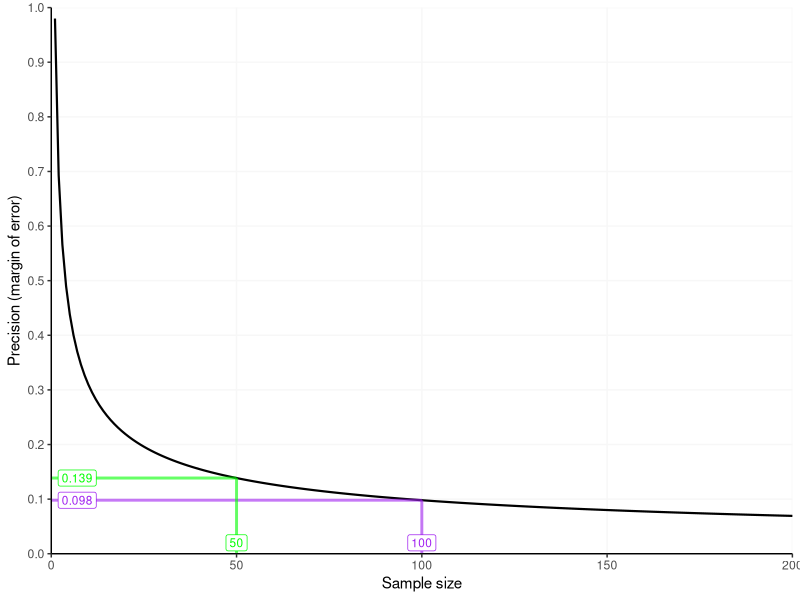

R code for this plot:
# This script will run a precision analysis to help with sample size planning 
# when you wish to estimate a proportion using Wald confidence intervals

# Load libraries ---------------------------------

library(tidyverse)

# Define functions ---------------------------------

# Define function for computing margin of error (MOE) assuming a 95% confidence interval (Z = 1.96)
# If the population size is known, it can be specified and a finite population correction will be applied.
# Otherwise, if the population size in unknown, no correction is applied (the default).
marginOfError <- function(expectedProportion,criticalValue,populationSize = Inf,sampleSize){
  P <- expectedProportion
  Z <- criticalValue
  n <- sampleSize
  N <- populationSize
  MOE <- Z*sqrt(P*(1-P)/n) # compute margin of error
  if(N != Inf){ # if user has specified a population size
    FPC <- sqrt((N-n)/(N-1)) # calculate a finite population correction (FPC) factor
    MOE <- MOE*FPC # adjust the MOE with the FPC
  }
  return(MOE)
}

# define function to plot a precision curve for given proportion and sample size (95% confidence interval assumed).
precisionCurve <- function(expectedProportion,criticalValue,populationSize = Inf,sampleSize){
  sampleSizeVector <- seq(1:(sampleSize*2)) # vector of sample sizes for X axis (by default will show a curve for 2x the specified sample size)
  moeVector <- # computer a vector of margin-of-errors (MOEs)
    unlist( # map returns a list so this converts it to a vector
      map( # instead of a for loop
        .x = sampleSizeVector, # vector of values to input into function
        .f = marginOfError, # specify function. N will come from the vector above.
        expectedProportion = expectedProportion, # taking this value via precisionCurve
        criticalValue = criticalValue, # taking this value via precisionCurve
        populationSize = populationSize # taking this value via precisionCurve
      ) 
    ) 
  
  df <- data.frame(sampleSize = sampleSizeVector,precision = moeVector)
  
  # build plot
  plot <- ggplot(data = df, aes(x = sampleSize, y = precision)) +
    geom_line(colour = 'black', size = .75) +
    theme_classic() +
    ylab('Precision (margin of error)') +
    xlab('Sample size') +
    scale_x_continuous(expand = c(0.0, 0), limits = c(0,max(sampleSizeVector))) +
    scale_y_continuous(expand = c(0.0, 0), limits = c(0,1), breaks = seq(0,1,0.1)) +
    theme(panel.grid.major = element_line(colour="grey97", size=0.5))
  
  return(plot)
}

# Tests ---------------------------------

# As a sanity check on the moe formula above, moes can be checked against those produced by the samplingbook package
# NOT RUN
# library(samplingbook)
# samplingbook::sample.size.prop(
#   e <- 0.1,  # specify moe
#   P <-.5, # specify expected proportion
#   N <- Inf, # specify *population size*. NB — this is *not* the target sample size. It is Inf by default but can be changed if you know the size of the population. In which case a finite population correction will be applied.
#   level <- .95 # specify level of coverage (.95 for a 95% confidence interval)
# )

# Run a precision analysis  ---------------------------------

# Enter desired values here
expectedProportion <- 0.5 # use 0.5 for the most conservative sample size estimate (see Gelman & Hill, 2006, p. 442).
criticalValue <- 1.96 # use z = 1.96 for a 95% confidence interval
populationSize <- Inf # If population size is known, apply finite population correction, otherwise use Inf

sampleSize1 <- 100 # target sample size

# Run the code below to get the relevant margin of error
moe1 <- marginOfError(expectedProportion, criticalValue, populationSize, sampleSize1)
print(paste0(
'The margin of error of a 95% confidence interval for an expected proportion of ',expectedProportion,
' and a sample size of ',sampleSize1,' is ', round(moe1,3)))

# You can get another moe for comparison (you can obviously do this as many times as you like)

# Enter desired values here
sampleSize2 <- 50 # target sample size

moe2 <- marginOfError(expectedProportion, criticalValue, populationSize, sampleSize2)
print(paste0(
  'The margin of error of a 95% confidence interval for an expected proportion of ',expectedProportion,
  ' and a sample size of ',sampleSize2,' is ', round(moe2,3)))

# We can also plot a precision curve showing precision (margin of error) as a function of sample size.
# We'll annotate the plot with the parameters above

precisionCurve(expectedProportion, criticalValue, populationSize, sampleSize1) +
  # this code annotates the precision curve with the moes computed above
  annotate("segment", x = sampleSize1, xend = sampleSize1, y = 0, yend = moe1, colour = "purple", size=1, alpha=0.6) +
  annotate("segment", x = 0, xend =  sampleSize1, y = moe1, yend = moe1, colour = "purple", size=1, alpha=0.6) +
  annotate("label", x = 7, y = moe1, colour = "purple", size=3, alpha=1, label = round(moe1,3)) +
  annotate("label", x = sampleSize1, y = 0.02, colour = "purple", size=3, alpha=1, label = sampleSize1) + 

  annotate("segment", x = sampleSize2, xend = sampleSize2, y = 0, yend = moe2, colour = "green", size=1, alpha=0.6) +
  annotate("segment", x = 0, xend =  sampleSize2, y = moe2, yend = moe2, colour = "green", size=1, alpha=0.6) +
  annotate("label", x = 7, y = moe2, colour = "green", size=3, alpha=1, label = round(moe2,3)) +
  annotate("label", x = sampleSize2, y = 0.02, colour = "green", size=3, alpha=1, label = sampleSize2) 

# References  ---------------------------------

# Gelman, A., & Hill, J. (2007). Data analysis using regression and multilevel/hierarchical models. Cambridge University Press.
# Rothman, K. J., & Greenland, S. (2018). Planning study size based on precision rather than power. Epidemiology, 29(5), 599–603. https://doi.org/10.1097/EDE.0000000000000876
